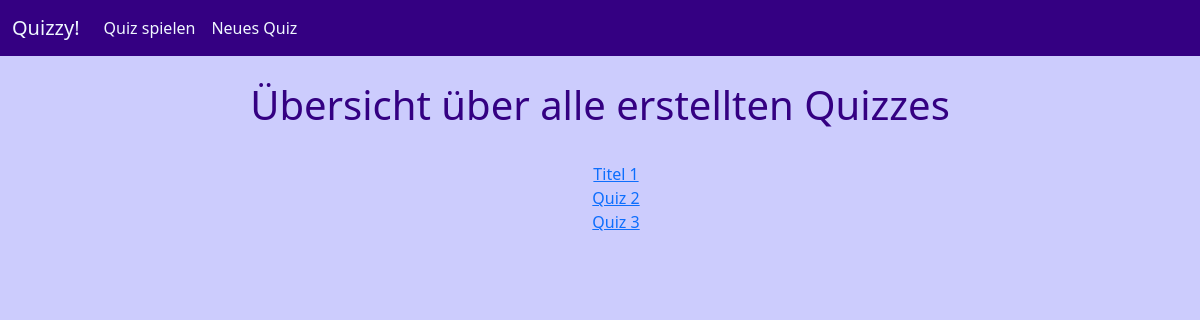
Page /quizoverview on the earlier database version.
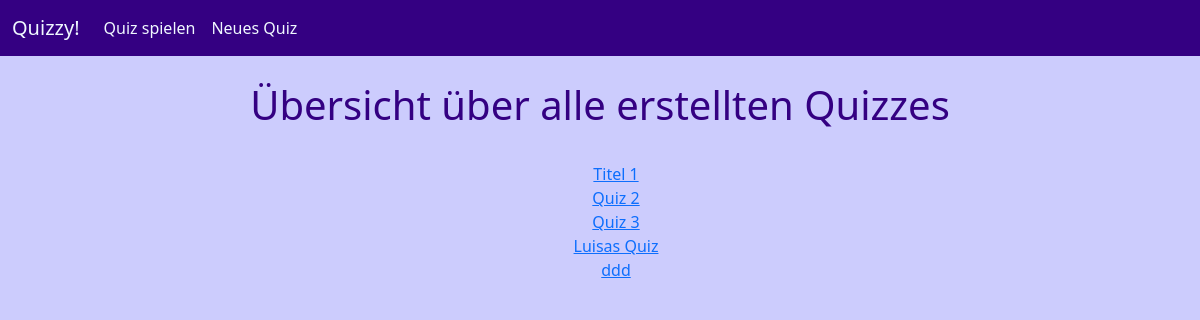
Same page on the later database version.
### tables this page shows
CREATE TABLE quizzes (title TEXT NOT NULL);

### quizzy.py (the view)
@app.route("/quizoverview")
def quizoverview():
    with sqlite3.connect('quizzy.db') as con:
        con.row_factory = sqlite3.Row
        cur = con.cursor()
        cur.execute("SELECT rowid, * FROM quizzes")
        quizzes = cur.fetchall()
    return render_template("quizoverview.html", quizzes=quizzes)

### templates/quizoverview.html (shortened to what this page needs)
<!DOCTYPE html>
<html lang="en">
<head>
    <link href="https://cdn.jsdelivr.net/npm/bootstrap@5.3.3/dist/css/bootstrap.min.css" rel="stylesheet">
    <link rel="stylesheet" href="https://cdnjs.cloudflare.com/ajax/libs/font-awesome/6.6.0/css/all.min.css">
    <link rel="stylesheet" href="{{ url_for('static', filename='style.css') }}">
</head>
<body>
    <nav class="navbar navbar-expand-lg bg-body-tertiary">
        <div class="container-fluid">
            <a class="navbar-brand mb-0 h1" href="/" style="color: aliceblue;">Quizzy!</a>
            <div class="navbar-collapse collapse" id="navbar-index">
                <ul class="navbar-nav me-auto mb-2 mb-lg-0">
                    <li class="nav-item">
                        <a class="nav-link" aria-current="page" href="{{ url_for('quizoverview') }}" style="color: aliceblue;">Quiz spielen</a>
                    </li>
                    <li class="nav-item">
                        <a class="nav-link" aria-current="page" href="{{ url_for('createquiz') }}" style="color: aliceblue;">Neues Quiz</a>
                    </li>
                </ul>
            </div>
        </div>
    </nav>
    <h1>Übersicht über alle erstellten Quizzes</h1>
    <ul>
        {% for quiz in quizzes %}
            <li><a href="{{ url_for('quiz', quiz_id=quiz['rowid']) }}">{{ quiz['title'] }}</a></li>
        {% endfor %}
    </ul>
</body>
</html>

### static/style.css (style rules this page uses)
body { text-align: center; background-color: #ccccfd; }
h1 { color: rgb(52, 0, 130); padding-top: 25px; padding-bottom: 25px; }
ul { list-style-type: none; }
.navbar-expand-lg { background-color: rgb(52, 0, 130) !important; }

Differences in the rows shown:
added quizzes: title "Luisas Quiz"
added quizzes: title "ddd"
